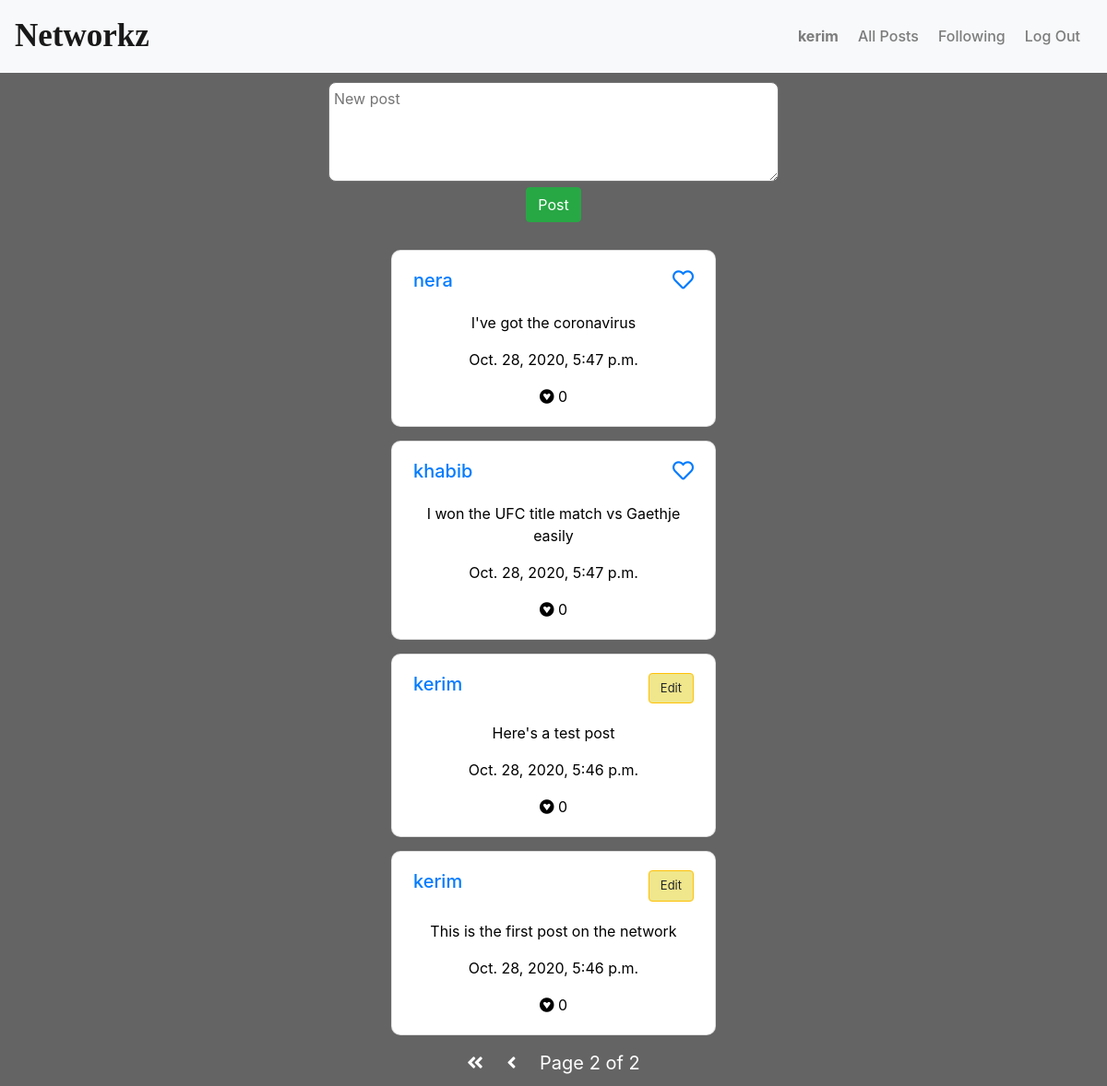
Page /?page=2 (signed in) on the committed database.
### network/models.py (models this page shows, shortened)
class User(AbstractUser):
    pass

class Post(models.Model):
    content = models.TextField()
    time_posted = models.DateTimeField(auto_now_add=True)
    likes = models.IntegerField(default=0)
    user = models.ForeignKey("User", on_delete=models.CASCADE,
                             related_name="posts")
    def user_like(self, user):
        return True if self.liked_by.filter(likes=user) else False

### network/views.py (the view)
# urls.py: path("", views.index, name="index"),
def index(request):
    posts = Post.objects.order_by('-time_posted')
    if request.user.is_authenticated:
        annotated_posts = [{"id": post.id, "content": post.content, "time_posted": post.time_posted,
                    "user": post.user, "likes": post.likes, "liked": post.user_like(request.user)} for post in posts]
    else:
        annotated_posts = [{"id": post.id, "content": post.content, "time_posted": post.time_posted,
                            "user": post.user, "likes": post.likes, "liked": False} for post in posts]
    paginator = Paginator(annotated_posts, 10)
    page_number = request.GET.get('page', 1)
    page_obj = paginator.get_page(page_number)
    return render(request, "network/index.html", {'page_obj': page_obj})

### network/templates/network/index.html (shortened to what this page needs)
{% extends "network/layout.html" %} {% block body %}
<div class="all-posts container">
  {% if user.is_authenticated %}
  <form method="POST" action="{% url 'new_post' %}" id="text-form">
    <textarea placeholder="New post" cols="45" rows="4" id="text"></textarea>
    <div>
      <input type="submit" class="btn btn-success" value="Post" />
    </div>
  </form>
  {% endif %}
  <div id="posts">
    {% if page_obj %} {% for post in page_obj %}
    <div
      class="card"
      style="width: 22rem; margin-left: auto; margin-right: auto"
      id="d{{ post.id }}"
    >
      <div class="card-body">
        <div class="card-headers">
          <h5 class="card-title">
            {% if user.is_authenticated %}
            <a href="{% url 'profile' post.user.id %}"
              >{{ post.user.username }}</a
            >
            {% else %}
            <p>{{ post.user.username }}</p>
            {% endif %}
          </h5>
          {% if user.id != post.user.id and user.is_authenticated %}
          <a
            href="#"
            class="card-link"
            id="p{{ post.id }}"
            style="float: right"
          >
            {% if post.liked %}
            <i class="fas fa-heart"></i>
            {% else %}
            <i class="far fa-heart"></i>
            {% endif %}
          </a>
          {% endif %} {% if user.id == post.user.id %}
          <button class="btn btn-warning edit-btn" id="b{{ post.id }}">
            Edit
          </button>
          {% endif %}
        </div>
        <p class="card-text" id="post-content">{{ post.content }}</p>
        <p class="card-text">{{ post.time_posted }}</p>
        <p class="card-text" id="p{{ post.id }}p">
          <i class="fab fa-gratipay"></i> {{ post.likes }}
        </p>
      </div>
    </div>
    {% endfor %} {% endif %}
  </div>
  {% if page_obj %}
  <footer>
    <div class="pagination">
      <span class="step-links">
        {% if page_obj.has_previous %}
        <a href="?page=1"><i class="fas fa-angle-double-left"></i></a>
        <a href="?page={{ page_obj.previous_page_number }}"
          ><i class="fas fa-angle-left"></i
        ></a>
        {% endif %}
        <span class="current">
          Page {{ page_obj.number }} of {{ page_obj.paginator.num_pages }}
        </span>
      </span>
    </div>
  </footer>
  {% endif %}
</div>
{% endblock %}

### network/templates/network/layout.html (shortened to what this page needs)
{% load static %}
<!DOCTYPE html>
<html lang="en">
  <head>
    <link
      rel="stylesheet"
      href="https://stackpath.bootstrapcdn.com/bootstrap/4.4.1/css/bootstrap.min.css"
    />
    <link
      rel="stylesheet"
      href="https://cdnjs.cloudflare.com/ajax/libs/font-awesome/5.15.1/css/all.min.css"
    />
    <link href="{% static 'network/styles.css' %}" rel="stylesheet" />
  </head>
  <body>
    <nav class="navbar navbar-expand-lg navbar-light bg-light">
      <a class="navbar-brand" href="{% url 'index' %}">Networkz</a>
      <div class="nav-links">
        <ul class="navbar-nav">
          {% if user.is_authenticated %}
          <li class="nav-item">
            <a class="nav-link" href="{% url 'profile' user.id %}" id="user"
              ><strong>{{ user.username }}</strong></a
            >
          </li>
          {% endif %}
          <li class="nav-item">
            <a class="nav-link" href="{% url 'index' %}">All Posts</a>
          </li>
          {% if user.is_authenticated %}
          <li class="nav-item">
            <a class="nav-link" href="{% url 'following' %}">Following</a>
          </li>
          <li class="nav-item">
            <a class="nav-link" href="{% url 'logout' %}">Log Out</a>
          </li>
          {% endif %}
        </ul>
      </div>
    </nav>
    <div class="body">
      {% block body %} {% endblock %}
    </div>
  </body>
</html>

### network/static/network/styles.css (style rules this page uses)
html { font-family: "Sansita Swashed", cursive; }
.all-posts { margin-left: auto; margin-right: auto; padding: 10px; text-align: center; }
.card { margin-top: 15px; margin-bottom: 15px; }
.pagination { font-size: 20px; position: relative; justify-content: center; align-items: center; }
.current { margin-right: 10px; margin-left: 10px; }
.pagination .fas { margin-left: 10px; margin-right: 10px; color: white; }
.fa-heart { pointer-events: none; font-size: 23px; }
.edit-btn { font-size: 13px; background-color: khaki; margin-bottom: 10px; float: right; }
.navbar-brand { font-family: "Great Vibes", cursive; font-size: 35px; font-weight: bolder; }
.nav-links { float: right; margin-right: 0; margin-left: auto; text-align: right; }
.body { background-color: rgb(100, 100, 100); color: white; min-height: 100vh; }
.card { color: black; border-radius: 10px; }
#text { border-radius: 0.5rem; padding: 5px; }
.card-headers { display: inline-flex; text-align: none; min-width: 19rem; justify-content: space-between; margin-bottom: 10px; }
.card-title { text-align: left; }
#posts { padding-top: 15px; }
.nav-item { color: black; font-weight: 500; margin-right: 5px; }

### rows in the picture
User: username "kerim", user.username "kerim", content "Here's a test post", time_posted "Oct. 28, 2020, 5:46 p.m.", likes "0", content "This is the first post on the network"
User: user.username "nera", content "I've got the coronavirus", time_posted "Oct. 28, 2020, 5:47 p.m.", likes "0"
User: user.username "khabib", content "I won the UFC title match vs Gaethje easily", time_posted "Oct. 28, 2020, 5:47 p.m.", likes "0"

### other values in the picture
{{ page_obj.number }} "2"
{{ page_obj.paginator.num_pages }} "2"
